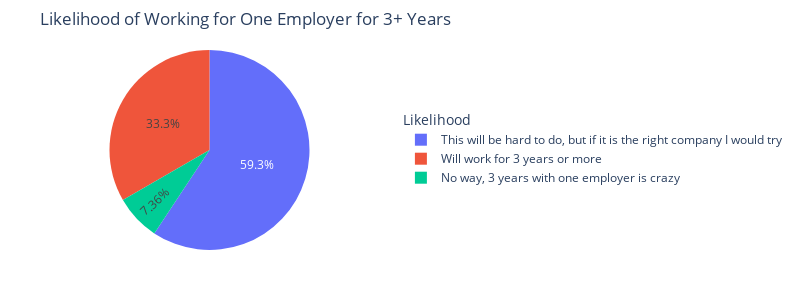

Notebook cell for this chart:
### Markdown cell above
Question 4:  How likely is that you will work for one employer for 3 years or more ?

### Code cell
# Count frequencies for long_term_employer
employer_counts = df['long_term_employer'].value_counts().reset_index()
employer_counts.columns = ['long_term_employer', 'count']

# Print a summary
print("Long-Term Employer Distribution:")
for response, count in employer_counts.itertuples(index=False):
    print(f"{response}: {count} participants ({(count / len(df)) * 100:.1f}%)")

# Create a pie chart
fig = px.pie(
    employer_counts,
    values='count',
    names='long_term_employer',
    title='Likelihood of Working for One Employer for 3+ Years',
    width=800,  # Moderate width
    height=300  # Moderate height
)

# Customize the chart
fig.update_traces(
    textinfo='percent',  # Show percentages on the slices
    textposition='inside'  # Place percentages inside the slices
)
fig.update_layout(
    legend_title_text='Likelihood',  # Legend title
    legend=dict(
        yanchor="middle",
        y=0.5,
        xanchor="left",
        x=1.1  # Position legend to the right
    ),
    margin=dict(t=50, b=50, l=50, r=150)  # Adjust margins for legend
)

# Display the chart
fig.show()

### Figure 1 — Plotly figure (JSON) as saved in the notebook; plotly's stock layout.template omitted (floating-point values rounded to 4 significant figures)
{"data": [{"domain": {"x": [0, 1], "y": [0, 1]}, "hovertemplate": "long_term_employer=%{label}<br>count=%{value}<extra></extra>", "labels": ["This will be hard to do, but if it is the right company I would try", "Will work for 3 years or more", "No way, 3 years with one employer is crazy"], "legendgroup": "", "name": "", "showlegend": true, "textinfo": "percent", "textposition": "inside", "type": "pie", "values": [137, 77, 17]}], "layout": {"height": 300, "legend": {"title": {"text": "Likelihood"}, "tracegroupgap": 0, "x": 1.1, "xanchor": "left", "y": 0.5, "yanchor": "middle"}, "margin": {"b": 50, "l": 50, "r": 150, "t": 50}, "title": {"text": "Likelihood of Working for One Employer for 3+ Years"}, "width": 800}}
